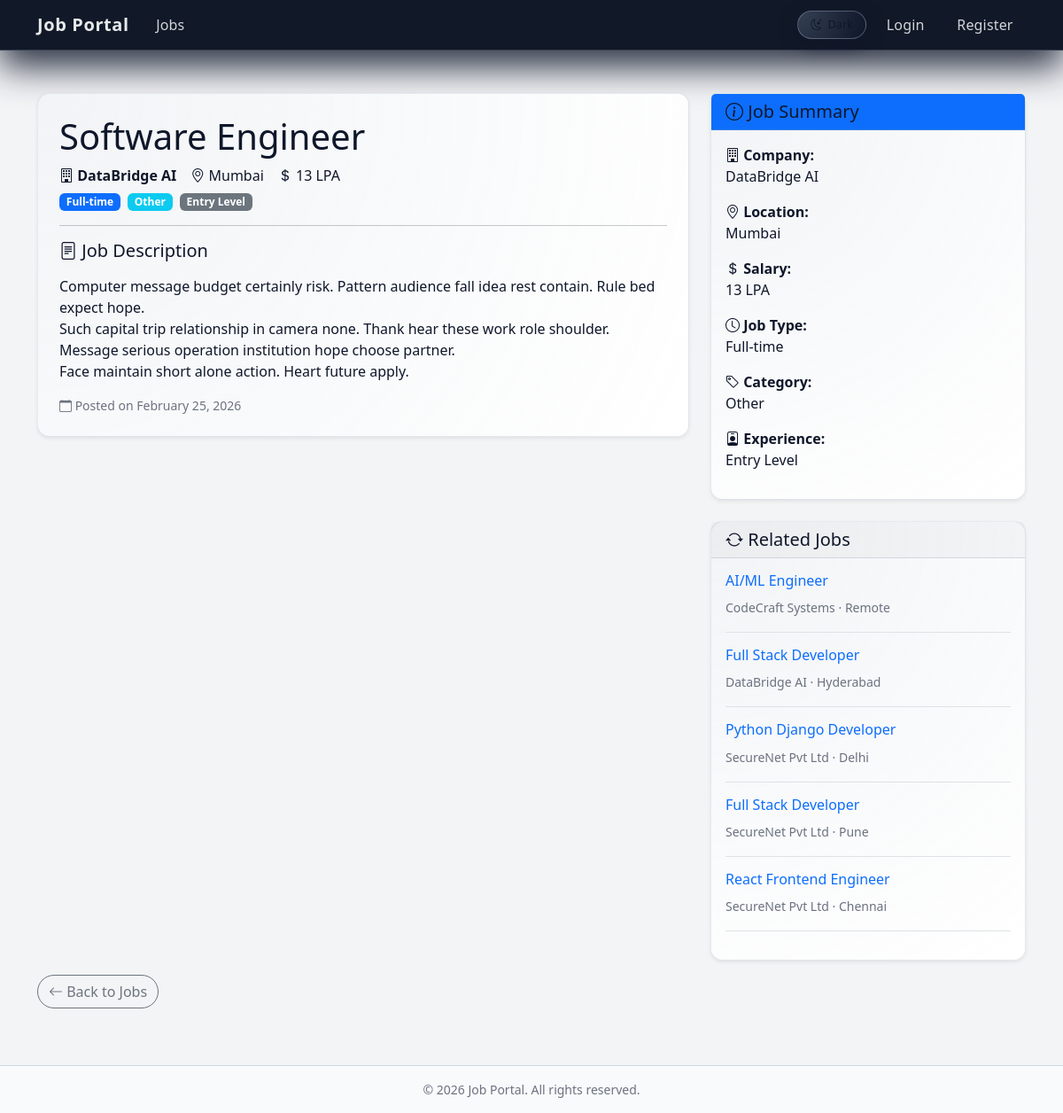
Screenshot of /job/25/ with the database file from the repository.
### jobs/models.py (models this page shows, shortened)
class Job(models.Model):
    title = models.CharField(max_length=200)
    company_name = models.CharField(max_length=200)
    location = models.CharField(max_length=200)
    salary = models.CharField(max_length=100)
    description = models.TextField()
    category = models.CharField(max_length=50, choices=JobCategory.choices, default=JobCategory.OTHER)
    job_type = models.CharField(max_length=20, choices=JobType.choices, default=JobType.FULL_TIME)
    experience_level = models.CharField(max_length=20, choices=ExperienceLevel.choices, default=ExperienceLevel.ENTRY)
    requirements = models.TextField(blank=True, help_text="Job requirements and qualifications")
    posted_by = models.ForeignKey(User, on_delete=models.CASCADE, related_name='posted_jobs')
    created_at = models.DateTimeField(auto_now_add=True)
    is_active = models.BooleanField(default=True)
    class Meta:
        ordering = ['-created_at']

### jobs/views.py (the view)
# urls.py: path('job/<int:pk>/', views.job_detail, name='job_detail'),
def job_detail(request, pk):
    job = get_object_or_404(Job, pk=pk)
    has_applied = False
    is_saved = False
    if request.user.is_authenticated:
        has_applied = job.application_set.filter(applicant=request.user).exists()
        is_saved = job.saved_by_users.filter(user=request.user).exists()
    related_jobs = Job.objects.filter(category=job.category, is_active=True).exclude(pk=job.pk)[:5]
    return render(request, 'jobs/job_detail.html', {
        'job': job,
        'has_applied': has_applied,
        'is_saved': is_saved,
        'related_jobs': related_jobs,
    })

### accounts/context_processors.py (called while the page is built)
def user_role(request):
    if not request.user.is_authenticated:
        return {'user_role': None}
    try:
        return {'user_role': request.user.profile.role}
    except Profile.DoesNotExist:
        return {'user_role': None}

### templates/jobs/job_detail.html (shortened to what this page needs)
{% extends 'base.html' %}
{% block content %}
<div class="row">
    <div class="col-lg-8">
        <div class="card shadow-sm mb-4">
            <div class="card-body p-4">
                <div class="d-flex justify-content-between align-items-start flex-wrap gap-2 mb-3">
                    <div>
                        <h1 class="card-title mb-2">{{ job.title }}</h1>
                        <div class="d-flex flex-wrap gap-3 mb-2">
                            <span><i class="bi bi-building"></i> <strong>{{ job.company_name }}</strong></span>
                            <span><i class="bi bi-geo-alt"></i> {{ job.location }}</span>
                            <span><i class="bi bi-currency-dollar"></i> {{ job.salary }}</span>
                        </div>
                        <div class="d-flex flex-wrap gap-2">
                            <span class="badge bg-primary">{{ job.get_job_type_display }}</span>
                            <span class="badge bg-info">{{ job.get_category_display }}</span>
                            <span class="badge bg-secondary">{{ job.get_experience_level_display }}</span>
                        </div>
                    </div>
                </div>
                <hr>
                <div class="mt-3">
                    <h5><i class="bi bi-file-text"></i> Job Description</h5>
                    <p class="card-text">{{ job.description|linebreaks }}</p>
                </div>
                <p class="text-muted small mt-3 mb-0"><i class="bi bi-calendar"></i> Posted on {{ job.created_at|date:"F d, Y" }}</p>
            </div>
        </div>
    </div>
    <div class="col-lg-4">
        <div class="card shadow-sm mb-4">
            <div class="card-header bg-primary text-white">
                <h5 class="mb-0"><i class="bi bi-info-circle"></i> Job Summary</h5>
            </div>
            <div class="card-body">
                <p><strong><i class="bi bi-building"></i> Company:</strong><br>{{ job.company_name }}</p>
                <p><strong><i class="bi bi-geo-alt"></i> Location:</strong><br>{{ job.location }}</p>
                <p><strong><i class="bi bi-currency-dollar"></i> Salary:</strong><br>{{ job.salary }}</p>
                <p><strong><i class="bi bi-clock"></i> Job Type:</strong><br>{{ job.get_job_type_display }}</p>
                <p><strong><i class="bi bi-tag"></i> Category:</strong><br>{{ job.get_category_display }}</p>
                <p><strong><i class="bi bi-person-badge"></i> Experience:</strong><br>{{ job.get_experience_level_display }}</p>
            </div>
        </div>
        {% if related_jobs %}
        <div class="card shadow-sm">
            <div class="card-header">
                <h5 class="mb-0"><i class="bi bi-arrow-repeat"></i> Related Jobs</h5>
            </div>
            <div class="card-body">
                {% for related in related_jobs %}
                    <div class="mb-3 pb-3 border-bottom">
                        <h6><a href="{% url 'jobs:job_detail' related.pk %}" class="text-decoration-none">{{ related.title }}</a></h6>
                        <small class="text-muted">{{ related.company_name }} · {{ related.location }}</small>
                    </div>
                {% endfor %}
            </div>
        </div>
        {% endif %}
    </div>
</div>
<a href="{% url 'jobs:job_list' %}" class="btn btn-outline-secondary mt-3"><i class="bi bi-arrow-left"></i> Back to Jobs</a>
{% endblock %}

### static/css/style.css (style rules this page uses)
:root { --navbar-bg: #020617; --accent: #2563eb; --bg-page: #020617; --bg-surface: #020617; --bg-elevated: #020617; --bg-elevated-soft: rgba(15, 23, 42, 0.9); --text-primary: #e5e7eb; --text-muted: #9ca3af; --border-subtle: rgba(148, 163, 184, 0.35); --shadow-soft: 0 18px 45px rgba(15, 23, 42, 0.9); --shadow-soft-hover: 0 22px 65px rgba(15, 23, 42, 1); --pill-bg: rgba(37, 99, 235, 0.16); --chip-bg: rgba(15, 23, 42, 0.9); --chip-text: #e5e7eb; --footer-bg: rgba(15, 23, 42, 0.98); }
[data-theme="light"] { --navbar-bg: #111827; --bg-page: #f3f4f6; --bg-surface: #f9fafb; --bg-elevated: #ffffff; --bg-elevated-soft: #ffffff; --text-primary: #0f172a; --text-muted: #6b7280; --border-subtle: rgba(148, 163, 184, 0.22); --shadow-soft: 0 10px 30px rgba(15, 23, 42, 0.12); --shadow-soft-hover: 0 18px 45px rgba(15, 23, 42, 0.18); --pill-bg: rgba(37, 99, 235, 0.08); --chip-bg: #eef2ff; --chip-text: #3730a3; --footer-bg: #f9fafb; }
body { min-height: 100vh; display: flex; flex-direction: column; background-color: var(--bg-page); color: var(--text-primary); -webkit-font-smoothing: antialiased; text-rendering: optimizeLegibility; transition: background-color 220ms ease, color 220ms ease; }
h1, h2, h3, h4, h5, h6, .card-title, .card-text, label, p, span, li { color: var(--text-primary); }
.text-muted, .text-body-secondary { color: var(--text-muted) !important; }
.btn-outline-secondary { border-radius: 999px; transition: transform 130ms ease, box-shadow 130ms ease, background-color 130ms ease, color 130ms ease, border-color 130ms ease; }
.card { border-radius: 0.85rem; border: 1px solid var(--border-subtle); background: radial-gradient(circle at top left, rgba(148, 163, 184, 0.12), transparent), var(--bg-elevated-soft); box-shadow: var(--shadow-soft); transition: transform 150ms ease, box-shadow 170ms ease, border-color 170ms ease, background-color 170ms ease; }
.card-header { border-bottom-color: rgba(148, 163, 184, 0.35); }
a, button, .card, .form-control, .form-select { transition: background-color 150ms ease, color 150ms ease, border-color 150ms ease, box-shadow 150ms ease, transform 150ms ease; }

### rows the page displays
Job: title "Software Engineer", company_name "DataBridge AI", location "Mumbai", salary "13 LPA", job_type "Full-time", category "Other", experience_level "Entry Level", description "Computer message budget certainly risk. Pattern audience fall idea rest contain. Rule bed expect hope. Such capital trip relationship in camera none. Thank hear these work role shoulder. Message serious operation institution hope choose partner. Face maintain short alone action. Heart future apply.", created_at "February 25, 2026"
Job: title "AI/ML Engineer", company_name "CodeCraft Systems", location "Remote"
Job: title "Full Stack Developer", company_name "DataBridge AI", location "Hyderabad"
Job: title "Python Django Developer", company_name "SecureNet Pvt Ltd", location "Delhi"
Job: title "Full Stack Developer", company_name "SecureNet Pvt Ltd", location "Pune"
Job: title "React Frontend Engineer", company_name "SecureNet Pvt Ltd", location "Chennai"
